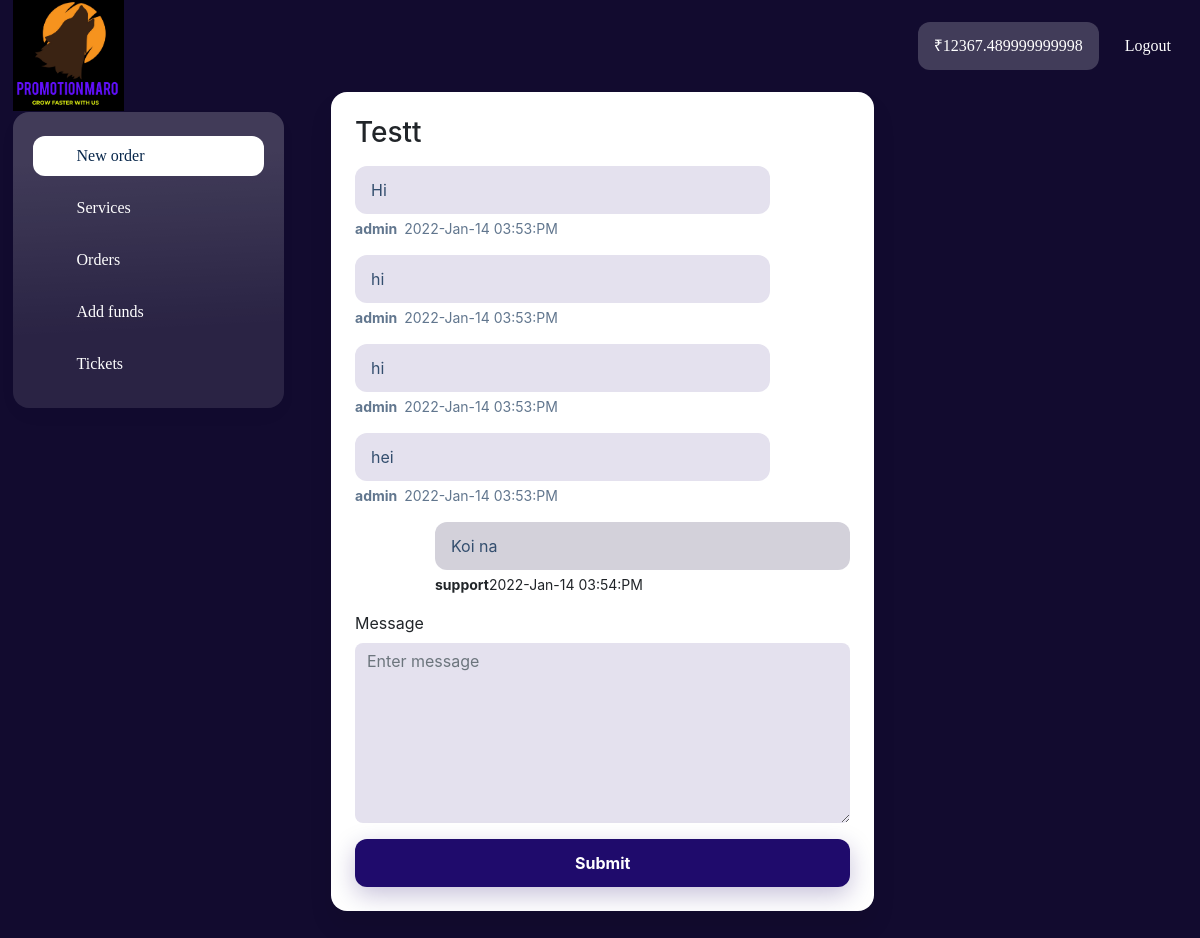
The page /view_ticket/3 (signed in) on the database its author committed.
### authapp/models.py (models this page shows, shortened)
class User(AbstractUser):
    name = models.CharField(max_length=100, blank=True)
    phone = models.CharField(max_length=100, blank=True)
    USERNAME_FIELD = 'username'
    REQUIRED_FIELDS = ['name']

class AccountBalance(models.Model):
    user = OneToOneField(User, on_delete=models.CASCADE)
    money = models.FloatField(default=0.00)
    updated = models.DateTimeField(auto_now=True)

### services/models.py (models this page shows, shortened)
class TicketsModel(models.Model):
    user = models.ForeignKey(User, on_delete=models.CASCADE)
    subject = models.CharField(max_length=400, blank=True, null=True)
    status = models.CharField(choices=MESSAGE_STATUS,
                              max_length=20,
                              default="Pending")
    created = models.DateTimeField(auto_now_add=True)
    last_updated = models.DateTimeField(auto_now=True)
    class Meta:
        verbose_name = "Ticket"

class MessageModel(models.Model):
    ticket = models.ForeignKey(TicketsModel, on_delete=models.CASCADE)
    user = models.ForeignKey(User,
                             on_delete=models.CASCADE,
                             blank=True,
                             null=True)
    message = models.CharField(max_length=200, null=True, blank=True)
    timestamp = models.DateTimeField(auto_now_add=True)
    class Meta:
        verbose_name = "Message"

### services/views.py (the view)
# urls.py: path('view_ticket/<int:id>', view_tickets, name="view_ticket"),
def view_tickets(request, id=None):
    ticket = TicketsModel.objects.get(id=id)
    if request.method == "POST":
        message = request.POST.get('message', None)
        message_create = MessageModel.objects.create(user=request.user,
                                                     message=message,
                                                     ticket=ticket)
        return redirect(reverse("view_ticket", kwargs={"id": id}))
    messages = MessageModel.objects.filter(ticket=ticket).order_by('timestamp')
    return render(request, "view_tickets.html", {
        "messages": messages,
        "ticket": ticket
    })

### services/templates/view_tickets.html (shortened to what this page needs)
{% extends 'base.html' %}
{% block content %}
<div class="wrapper wrapper-sidebar-navbar">
    {% include 'components/dashboard_leftsidebar.html' %}
    <div class="wrapper-content">
        <div class="wrapper-content__body">
            <div id="block_23">
                <div class="ticket-dialog">
                    <div class="divider-top"></div>
                    <div class="divider-bottom"></div>
                    <div class="container-fluid">
                        <div class="row px-lg-4 ticket-dialog__alignment">
                            <div class="col-lg-8">
                                <div class="component_card">
                                    <div class="card">
                                        <div>
                                            <div class="ticket-dialog__title">
                                                <h3>{{ticket.subject}}</h3>
                                            </div>
                                            <div
                                                class="ticket-dialog__body component_ticket_messages"
                                            >
                                                <div class="">
                                                    {% for message in messages %}
                                                    {% if message.user ==  null %}
                                                    <div
                                                        class="ticket-dialog__row ticket-dialog__row-admin"
                                                    >
                                                        <div
                                                            class="ticket-dialog__row-message"
                                                        >
                                                           {{message.message}}
                                                        </div>
                                                        <div
                                                            class="ticket-dialog__row-bottom"
                                                        >
                                                            <div
                                                                class="ticket-dialog__row-bottom-name"
                                                            >
                                                                support
                                                            </div>
                                                            <div
                                                                class="ticket-dialog__row-bottom-date"
                                                            >
                                                                {{message.timestamp|date:"Y-M-d h:i:A"}}
                                                            </div>
                                                        </div>
                                                    </div>
                                                    {% else %}
                                                    <div
                                                        class="ticket-dialog__row ticket-dialog__row-user"
                                                    >
                                                        <div
                                                            class="ticket-dialog__row-message"
                                                        >
                                                        {{message.message}}
                                                        </div>
                                                        <div
                                                            class="ticket-dialog__row-bottom"
                                                        >
                                                            <div
                                                                class="ticket-dialog__row-bottom-name"
                                                            >
                                                                {{message.user.name}}
                                                            </div>
                                                            <div
                                                                class="ticket-dialog__row-bottom-date"
                                                            >
                                                            {{message.timestamp|date:"Y-M-d h:i:A"}}
                                                            </div>
                                                        </div>
                                                    </div>
                                                    {% endif %}
                                                    {% endfor %}
                                                </div>
                                            </div>
                                            <div
                                                class="ticket-dialog__footer component_form_group"
                                            >
                                                <form method="post" action="{% url 'view_ticket' ticket.id %}">
                                                    <div class="">
                                                        <div class="form-group">
                                                            <label
                                                                >Message</label
                                                            >
                                                            <textarea
                                                                class="form-control"
                                                                rows="7"
                                                                name="message"
                                                                placeholder="Enter message"
                                                            ></textarea>
                                                        </div>
                                                    </div>
                                                    <div
                                                        class="component_button_submit"
                                                    >
                                                        <div class="">
                                                            <button
                                                                class="btn btn-block btn-primary"
                                                                type="submit"
                                                            >
                                                                Submit
                                                            </button>
                                                        </div>
                                                    </div>
                                                </form>
                                            </div>
                                        </div>
                                    </div>
                                </div>
                            </div>
                        </div>
                    </div>
                </div>
            </div>
        </div>
    </div>
</div>
{% endblock content %}

### dashboard/templates/components/dashboard_leftsidebar.html (shortened to what this page needs)
{% load static %} {% load get_account_pay   %}
<div id="block_34" class="component_private_navbar">
    <span class="component_private_navbar">
        <div class="component-navbar-private__wrapper">
            <div
                class="sidebar-block__top-static component-navbar component-navbar__navbar-private editor__component-wrapper"
            >
                <div>
                    <nav class="navbar navbar-expand-lg navbar-light">
                        <div
                            class="collapse navbar-collapse"
                            id="navbar-collapse-34"
                        >
                            <div class="d-flex component-navbar-collapse">
                                <ul class="navbar-nav navbar-nav-currencies">
                                    <li
                                        class="nav-item d-flex align-items-center component-navbar-nav-item component-navbar-private-nav-item component-navbar-balance-wrap__navbar-private"
                                    >
                                        <a
                                            class="component-navbar-balance-item__navbar-private"
                                            >₹{% get_account_balance user %}
                                        </a>
                                    </li>
                                </ul>
                                <ul class="navbar-nav">
                                    <li
                                        class="nav-item component-navbar-nav-item component-navbar-private-nav-item"
                                    >
                                        <a
                                            class="component-navbar-nav-link component-navbar-nav-link__navbar-private"
                                            href="{% url 'logout' %}"
                                            >Logout</a
                                        >
                                    </li>
                                </ul>
                            </div>
                        </div>
                    </nav>
                </div>
            </div>
        </div>
    </span>
    <span class="component_private_sidebar">
        <div class="component-sidebar_wrapper">
            <div
                class="sidebar-block__left component-sidebar component-sidebar-with-navbar editor__component-wrapper component_private_navbar"
            >
                <div class="component-sidebar__menu-wrapper">
                    <div class="sidebar-block__top-brand">
                        <div class="component-navbar-logo">
                            <a href="{% url 'dashboard' %}">
                                <img
                                    src="{% static 'images/logobest.jpeg' %}"
                                    class="sidebar-block__top-logo"
                                    alt=""
                                    title=""
                                />
                            </a>
                        </div>
                    </div>
                    <ul
                        class="component-sidebar__menu sidebar-block__left-menu"
                    >
                        <li
                            class="component-sidebar__menu-item component-sidebar__menu-item-active"
                        >
                            <a
                                class="component-sidebar__menu-item-link"
                                href="{% url 'dashboard' %}"
                            >
                                <span class="sidebar-block__menu-item-icon">
                                    <span class="fas fa-cart-plus"></span>
                                </span>
                                <span class="component-sidebar__menu-item-name"
                                    >New order</span
                                >
                            </a>
                        </li>
                        <li class="component-sidebar__menu-item">
                            <a
                                class="component-sidebar__menu-item-link"
                                href="{% url 'services' %}"
                            >
                                <span class="sidebar-block__menu-item-icon">
                                    <span class="fad fa-bars"></span>
                                </span>
                                <span class="component-sidebar__menu-item-name"
                                    >Services</span
                                >
                            </a>
                        </li>
                        <li class="component-sidebar__menu-item">
                            <a
                                class="component-sidebar__menu-item-link"
                                href="{% url 'orders' %}"
                            >
                                <span class="sidebar-block__menu-item-icon">
                                    <span class="fas fa-bags-shopping"></span>
                                </span>
                                <span class="component-sidebar__menu-item-name"
                                    >Orders</span
                                >
                            </a>
                        </li>
                        <li class="component-sidebar__menu-item">
                            <a
                                class="component-sidebar__menu-item-link"
                                href="{% url 'add_funds' %}"
                            >
                                <span class="sidebar-block__menu-item-icon">
                                    <span class="fab fa-cc-amazon-pay"></span>
                                </span>
                                <span class="component-sidebar__menu-item-name"
                                    >Add funds</span
                                >
                            </a>
                        </li>
                        <li class="component-sidebar__menu-item">
                            <a
                                class="component-sidebar__menu-item-link"
                                href="{% url 'tickets' %}"
                            >
                                <span class="sidebar-block__menu-item-icon">
                                    <span class="fas fa-ticket-alt"></span>
                                </span>
                                <span class="component-sidebar__menu-item-name"
                                    >Tickets</span
                                >
                            </a>
                        </li>
                    </ul>
                </div>
            </div>
        </div>
    </span>
</div>

### rows shown on the page
User: is_active+password+id "12367.489999999998"
TicketsModel: subject "Testt"
MessageModel: message "Hi", user.name "admin", timestamp "2022-Jan-14 03:53:PM"
MessageModel: message "hi", user.name "admin", timestamp "2022-Jan-14 03:53:PM"
MessageModel: message "hi", user.name "admin", timestamp "2022-Jan-14 03:53:PM"
MessageModel: message "hei", user.name "admin", timestamp "2022-Jan-14 03:53:PM"
MessageModel: message "Koi na", timestamp "2022-Jan-14 03:54:PM"
